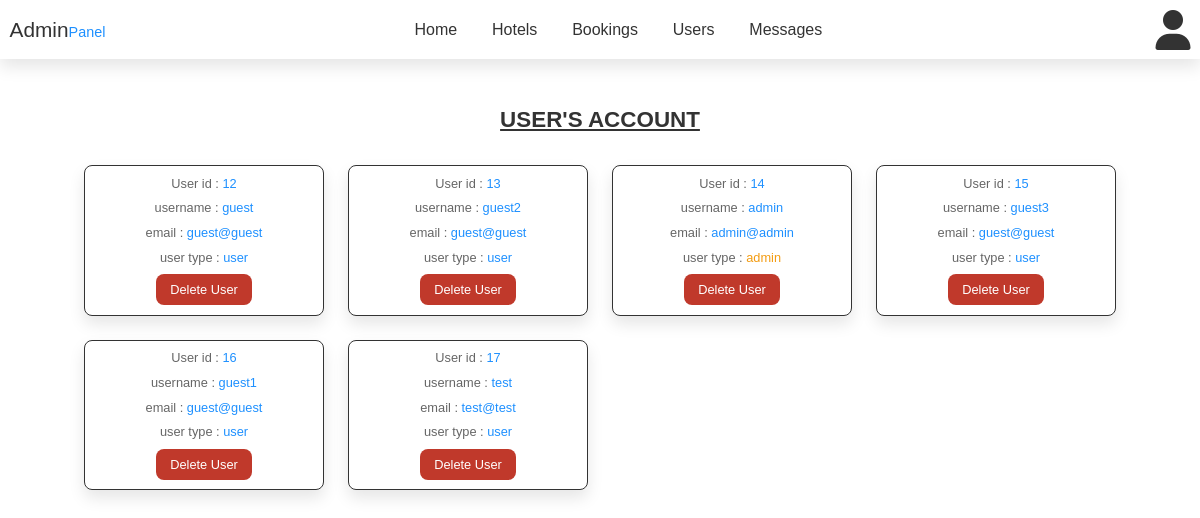
The page /pages/admin/admin_users.php (signed in) on the database its author committed.
### tables this page shows
CREATE TABLE `users` (
  `id` int(100) NOT NULL,
  `user_name` varchar(100) NOT NULL,
  `user_email` varchar(100) NOT NULL,
  `user_password` varchar(100) NOT NULL,
  `user_type` varchar(20) NOT NULL DEFAULT 'user'
);

### model/database.class.php (called while the page is built, shortened)
<?php
class DatabaseConnect{
    public function connect(){
        $this->serverName="localhost";
        $this->userName="root";
        $this->dbPassword="";
        $this->dbName="oop-hotel-booking-app-login-db";
        $conn = new mysqli( $this->serverName ,$this->userName,$this->dbPassword,$this->dbName);
        return $conn;
    }
}
?>

### inc/page_check.php (called while the page is built, shortened)
<?php
include('../../model/database.class.php');
include('../../model/users.class.php');
$adminUser = new AdminUserClass();
?>

### model/users.class.php (called while the page is built, shortened)
<?php
class AdminUserClass{
    public function adminUserSelectAll(){
        $selectAllAdminUser= "SELECT * FROM `users`";
        return $selectAllAdminUser;
    }
}
?>

### pages/admin/admin_users.php (the view, shortened to what this page needs)
<?php
require("../../inc/page_check.php");
require("../../inc/admin/admin_header.php");
 ?>
<body>
    <?php
    require("../../inc/admin/admin_nav.php");
    ?>
<section class="users">
    <h1 class="title">User's account</h1>
    <div class="box-container">
        <?php
        $select_users = mysqli_query($connect->connect(),$adminUser->adminUserSelectAll()) or die('query failed');
        while($fetch_users = mysqli_fetch_assoc($select_users)){
        ?>
        <div class="box">
        <p> User id : <span><?php echo $fetch_users['id']; ?></span> </p>
         <p> username : <span><?php echo $fetch_users['user_name']; ?></span> </p>
         <p> email : <span><?php echo $fetch_users['user_email']; ?></span> </p>
         <p> user type : <span style="color:<?php if($fetch_users['user_type'] == 'admin'){ echo 'var(--orange)'; } ?>"><?php echo $fetch_users['user_type']; ?></span> </p>
         <a href="admin_users.php?delete=<?php echo $fetch_users['id']; ?>" onclick="return confirm('delete this user?');" class="delete-btn">delete user</a>
        </div>
        <?php
    };
    ?>
    </div>
</section>
</body>
<?php include("../../inc/footer.php"); ?>

### static/assets/css/admin.styles.css (style rules this page uses)
:root { --purple:#8e44ad; --red:#c0392b; --orange:#f39c12; --black:#333; --white:#fff; --light-color:#666; --light-white:#ccc; --light-bg:#f5f5f5; --border:.1rem solid var(--black); --box-shadow:0 .5rem 1rem rgba(0,0,0,.1); --transparent:rgba(255, 255, 255, 0.4); --blue:dodgerblue; --lightBlue:lightBlue; --darkGrey:darkGrey; }
* { font-family: Arial, Helvetica, sans-serif; margin:0; padding:0; box-sizing: border-box; outline: none; border:none; text-decoration: none; transition:all .2s linear; }
body { font-size: 62.5%; overflow-x: hidden; }
.title { text-align: center; margin-bottom: 2rem; text-transform: uppercase; color:var(--black); font-size: 1.4rem; text-decoration: underline; }
section { padding: 3rem 2rem; }
.btn, .option-btn, .delete-btn, .white-btn { display: inline-block; margin-top: 1rem; padding:0.5rem 0.9rem; cursor: pointer; color:var(--white); font-size: 0.8rem; border-radius: .5rem; text-transform: capitalize; }
.delete-btn { background-color: var(--red); }
.users .box-container { display:grid; grid-template-columns: repeat(auto-fit, 15rem); justify-content: center; gap:1.5rem; max-width:1200px; margin:0 auto; align-items:flex-start; }
.users .box-container .box { background-color: var(--white); padding:0.6rem; border:var(--border); box-shadow:var(--box-shadow); border-radius:.5rem; text-align: center; }
.users .box-container .box p { padding-bottom:0.6rem; font-size: 0.8rem; color: var(--light-color); }
.users .box-container .box p span { color:var(--blue); }
.users .box-container .box .delete-btn { margin-top: 0; }

### rows shown on the page
users: id "12", user_name "guest", user_email "guest@guest", user_type "user"
users: id "13", user_name "guest2", user_email "guest@guest", user_type "user"
users: id "14", user_name "admin", user_email "admin@admin", user_type "admin"
users: id "15", user_name "guest3", user_email "guest@guest", user_type "user"
users: id "16", user_name "guest1", user_email "guest@guest", user_type "user"
users: id "17", user_name "test", user_email "test@test", user_type "user"
